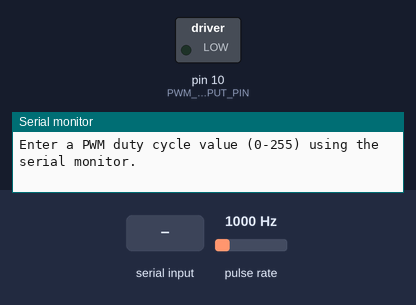
The sketch below on a simulated Arduino Uno, built with avr-gcc and run on an emulated ATmega328P. Shown: switched loads named in the sketch (green lamp = pin HIGH), the last lines printed to the serial monitor. Wiring (inferred from the names in the program): pulse sensor: data pin 2. The test bench sets the inputs (shaded band); at power-on: pulse rate 1000 Hz.

Above: at 1.2 s.
1.3 s: "90,45\n" received over Serial
At 2.1 s:
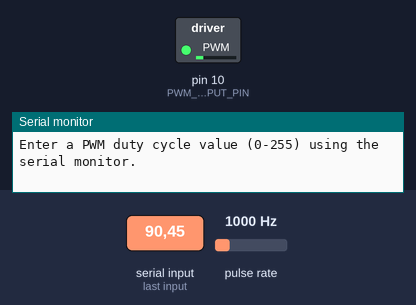
3.8 s: "200\n" received over Serial
At 4.6 s:
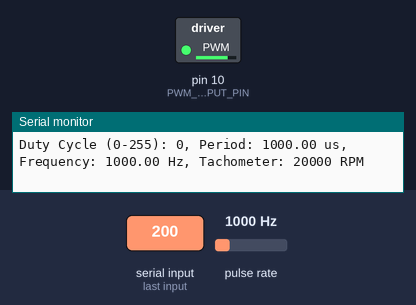
6.3 s: "30,150\n" received over Serial
At 7.1 s:
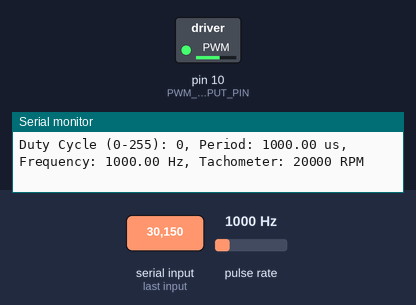
Timing chart, 0 to 9.3 s (numbered marks = the images above; inputs shaded):
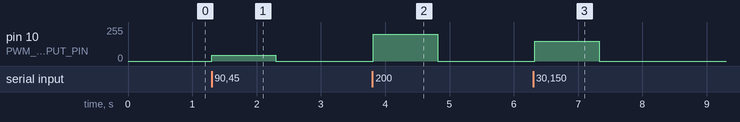

Measured:
- after the input at 1.3 s, pin 10 (PWM_OUTPUT_PIN): 0/255 → 45/255 at once, → 0/255 1.0 s later
- after the input at 3.8 s, pin 10 (PWM_OUTPUT_PIN): 0/255 → 200/255 at once, → 0/255 1.0 s later
- after the input at 6.3 s, pin 10 (PWM_OUTPUT_PIN): 0/255 → 150/255 at once, → 0/255 1.0 s later

The sketch:

PWM_with_Tachometer.ino
```cpp
/* Creates a pulse width modulated (PWM) signal for motor speed control,
  and performs rotational speed (RPM) measurement.

  Start the Serial Monitor using Tools > Serial Monitor.
  Run the program, and use the Serial Monitor to enter duty cycle values.
  Timing and RPM information shows on the Serial Monitor.

  W. Newhall 2/2023 (original version)
*/

#define PWM_OUTPUT_PIN    10      // This is the pin to output PWM
#define BLADE_SENSOR_PIN  2       // Pin on which to detect interrupt for blade IR sensor
#define NUM_PROP_BLADES   3       // Number of blades per prop

#include "tachometer.h"           // Implements a tachometer

Tachometer Tach(NUM_PROP_BLADES, BLADE_SENSOR_PIN); // Tachometer object

// This code runs once at startup
void setup() {
  Serial.begin(115200);                     // Initialize the serial port for the Serial Monitor
  Serial.println("\nEnter a PWM duty cycle value (0-255) using the serial monitor.");
}

// This code runs repeatedly
void loop() {
  // Declare variables
  int duty_cycle;       // Duty cycle value (0 to 255)
  long int avg_blade_period_us;
  float freq_Hz;        // Frequency of blades crossing sensor (Hz)
  float tachometer_rpm; // Rotational speed (rpm)
  PropSpeed prop_speed; // Structure for holding prop speed data

  // Show a prompt and get user input
  while (Serial.available() == 0) { } // Wait until user enters a duty cycle value
  duty_cycle = Serial.parseInt();     // Get the integer value from the user input

  // Set the PWM duty cycle using the value entered by the user
  analogWrite(PWM_OUTPUT_PIN, duty_cycle );

  while (Serial.available() == 0) { // Wait until user hits enter
    prop_speed = Tach.GetPropSpeed();
    Serial.print("Duty Cycle (0-255): "); Serial.print(duty_cycle); Serial.print(", ");
    Serial.print("Period: "); Serial.print(prop_speed.blade_period_us); Serial.print(" us, ");
    Serial.print("Frequency: "); Serial.print(prop_speed.blade_freq_hz); Serial.print(" Hz, ");
    Serial.print("Tachometer: "); Serial.print(prop_speed.rpm, 0); Serial.print(" RPM");
    Serial.println("");

    delay(250);
  }
}
```

tachometer.cpp
```cpp
/* Tachometer

  Calculates RPM using inputs from a propeller blade-crossing sensor.

  W. Newhall 5/2023 (original)
*/

#include <Arduino.h>
#include "tachometer.h"

volatile unsigned long previous_blade_crossing_us = 0;
volatile unsigned long current_blade_crossing_us = 0;
volatile unsigned long blade_period_us[BLADE_PER_NUM_AVG];

// ==========================================================================
// Interrupt service routine (ISR) set up for blade sensor pin.
// For each blade crossing, record the time since the previous blade crossing
// ==========================================================================
void isr_blade_crossing() {
  static int avg_index = 0;   // Index for averaging
  current_blade_crossing_us = micros();   // Current time (us)
  blade_period_us[avg_index] = current_blade_crossing_us - previous_blade_crossing_us;
  if(++avg_index == BLADE_PER_NUM_AVG) {  // Index in array to store next blade crossing period
    avg_index = 0;
  }
  previous_blade_crossing_us = current_blade_crossing_us;   // Previous crossing is now current crossing
}

// ==========================================================================
// Tachometer class definition
// ==========================================================================

Tachometer::Tachometer(int num_prop_blades, int blade_sensor_pin) {
  num_prop_blades_ = num_prop_blades;
  blade_sensor_pin_ = blade_sensor_pin;
  max_blade_time_us_ = MAX_BLADE_TIME;          // Below this time between blade crossings, consider RPM to be zero
  avg_blade_period_us_ = 0;
  blade_freq_hz_ = 0;
  pinMode(blade_sensor_pin_, INPUT);    // The interrupt pin is an input
  attachInterrupt(digitalPinToInterrupt(blade_sensor_pin_), isr_blade_crossing, FALLING);     // Set up the interrupt
}

// Get the average blade period
// Populates avg_blade_period_us_ with latest value
float Tachometer::GetAvgBladePeriod(void) {
  int n;
  unsigned long blade_period_sum_us;              // Sum of blade periods to calculate average (us)
  unsigned long time_since_last_blade_us;         // Time since previous blade crossing (us)
  unsigned long current_time_us;                  // Stores current time (us)
  unsigned long local_previous_blade_crossing_us; // Get prev cross time first so that it won't change if interrupt during this function

  blade_period_sum_us = 0;  // Reset sum to zero

  // If a blade has not crossed the sensor in MAX_BLADE_TIME us, then consider
  // the blade period to be zero.
  local_previous_blade_crossing_us = previous_blade_crossing_us;  // Get prev cross time first so that it won't change if interrupt during this function
  current_time_us = micros();   // ... then get current time
  time_since_last_blade_us = current_time_us - local_previous_blade_crossing_us;
  if(time_since_last_blade_us <= max_blade_time_us_) {
    for(n=0; n<BLADE_PER_NUM_AVG; n++) {          // Loop through all the values to average
      blade_period_sum_us += blade_period_us[n];  // Sum all the values to average
    }
    avg_blade_period_us_ = (float)blade_period_sum_us / (float)BLADE_PER_NUM_AVG;  // Calculate the average
  }
  else {
    avg_blade_period_us_ = 0;  // Consider blade period to be zero
    // FOR DEBUG
    /* Serial.println("");
    Serial.print("current_time_us: ");
    Serial.print(current_time_us);
    Serial.print(", previous_blade_crossing_us: ");
    Serial.print(previous_blade_crossing_us);
    Serial.print(", local_previous_blade_crossing_us: ");
    Serial.print(previous_blade_crossing_us);
    Serial.print(", local_time_since_last_blade_us: ");
    Serial.print(previous_blade_crossing_us);
    Serial.println("");
    // END DEBUG
	*/
  }
  return avg_blade_period_us_;
}

// Calculate the  blade crossing frequency from the blade
// Populates blade_freq_hz_ and avg_blade_period_us_ with latest values
float Tachometer::GetFreq(void) {
  long int avg_blade_period_us;
  float freq_Hz;

  GetAvgBladePeriod(); // Get the blade period
  if(avg_blade_period_us_ > 0) // If blade period is greater than zero, calculate freq
  {
    blade_freq_hz_ = 1000000.0/avg_blade_period_us_;
  }
  else  // If the blade period is zero, then consider frequency to be zero
  {
    blade_freq_hz_ = 0;
  }
  return blade_freq_hz_;
}

// Calculate the RPM from the blade crossing frequency
// Populates rpm_, blade_freq_hz_, and avg_blade_period_us_ with latest values
float Tachometer::GetRpm(void) {
  rpm_ = GetFreq() * 60.0 / (float)num_prop_blades_;
  return rpm_;
}

// Get the RPM, frequency, and average blade period all at once in one structure
PropSpeed Tachometer::GetPropSpeed(void) {
  PropSpeed prop_speed;
  GetRpm();
  prop_speed.rpm = rpm_;
  prop_speed.blade_period_us = avg_blade_period_us_;
  prop_speed.blade_freq_hz = blade_freq_hz_;

  return prop_speed;
}
```

tachometer.h
```cpp
/* Tachometer

  Calculates RPM using inputs from a propeller blade-crossing sensor.

  W. Newhall 5/2023 (original)
*/

#ifndef __TACHOMETER_H__
#define __TACHOMETER_H__

#ifndef BLADE_PER_NUM_AVG
  #define BLADE_PER_NUM_AVG   12
#endif
#ifndef MAX_BLADE_TIME
  #define MAX_BLADE_TIME   500000
#endif

struct PropSpeed {
  float rpm;                // Prop rotational speed (rpm)
  float blade_period_us;    // Average blade period (us)
  float blade_freq_hz;      // Blade crossings per second
};

class Tachometer {
  public:
    Tachometer(int, int);
    float GetAvgBladePeriod(void);
    float GetFreq(void);
    float GetRpm(void);
    PropSpeed GetPropSpeed(void);
    int num_prop_blades_;
    int blade_sensor_pin_;
    unsigned long max_blade_time_us_;
  private:
    float rpm_;
    float avg_blade_period_us_;
    float blade_freq_hz_;
};

#endif // __TACHOMETER_H__
```
